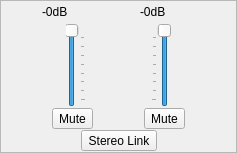
            <widget class="QFrame" name="frame_12">
             <property name="sizePolicy">
              <sizepolicy hsizetype="Expanding" vsizetype="Expanding">
               <horstretch>0</horstretch>
               <verstretch>0</verstretch>
              </sizepolicy>
             </property>
             <property name="frameShape">
              <enum>QFrame::StyledPanel</enum>
             </property>
             <property name="frameShadow">
              <enum>QFrame::Plain</enum>
             </property>
             <layout class="QVBoxLayout" name="verticalLayout_6">
              <property name="spacing">
               <number>1</number>
              </property>
              <property name="margin">
               <number>1</number>
              </property>
              <item>
               <layout class="QHBoxLayout" name="hLayout_12dB">
                <property name="spacing">
                 <number>3</number>
                </property>
                <item>
                 <spacer name="horizontalSpacer_49">
                  <property name="orientation">
                   <enum>Qt::Horizontal</enum>
                  </property>
                  <property name="sizeHint" stdset="0">
                   <size>
                    <width>40</width>
                    <height>20</height>
                   </size>
                  </property>
                 </spacer>
                </item>
                <item>
                 <widget class="QLabel" name="decibel1">
                  <property name="minimumSize">
                   <size>
                    <width>55</width>
                    <height>0</height>
                   </size>
                  </property>
                  <property name="text">
                   <string>-0dB</string>
                  </property>
                 </widget>
                </item>
                <item>
                 <spacer name="horizontalSpacer_32">
                  <property name="orientation">
                   <enum>Qt::Horizontal</enum>
                  </property>
                  <property name="sizeHint" stdset="0">
                   <size>
                    <width>40</width>
                    <height>20</height>
                   </size>
                  </property>
                 </spacer>
                </item>
                <item>
                 <widget class="QLabel" name="decibel2">
                  <property name="minimumSize">
                   <size>
                    <width>55</width>
                    <height>0</height>
                   </size>
                  </property>
                  <property name="text">
                   <string>-0dB</string>
                  </property>
                 </widget>
                </item>
                <item>
                 <spacer name="horizontalSpacer_50">
                  <property name="orientation">
                   <enum>Qt::Horizontal</enum>
                  </property>
                  <property name="sizeHint" stdset="0">
                   <size>
                    <width>40</width>
                    <height>20</height>
                   </size>
                  </property>
                 </spacer>
                </item>
               </layout>
              </item>
              <item>
               <layout class="QHBoxLayout" name="hLayout_12Vol">
                <property name="spacing">
                 <number>0</number>
                </property>
                <item>
                 <spacer name="horizontalSpacer_8">
                  <property name="orientation">
                   <enum>Qt::Horizontal</enum>
                  </property>
                  <property name="sizeHint" stdset="0">
                   <size>
                    <width>40</width>
                    <height>20</height>
                   </size>
                  </property>
                 </spacer>
                </item>
                <item>
                 <widget class="QSlider" name="sldInput1">
                  <property name="sizePolicy">
                   <sizepolicy hsizetype="Fixed" vsizetype="Expanding">
                    <horstretch>0</horstretch>
                    <verstretch>0</verstretch>
                   </sizepolicy>
                  </property>
                  <property name="minimum">
                   <number>-25600</number>
                  </property>
                  <property name="maximum">
                   <number>0</number>
                  </property>
                  <property name="singleStep">
                   <number>1000</number>
                  </property>
                  <property name="pageStep">
                   <number>10000</number>
                  </property>
                  <property name="orientation">
                   <enum>Qt::Vertical</enum>
                  </property>
                  <property name="tickPosition">
                   <enum>QSlider::TicksBelow</enum>
                  </property>
                  <property name="tickInterval">
                   <number>3276</number>
                  </property>
                 </widget>
                </item>
                <item>
                 <spacer name="horizontalSpacer">
                  <property name="orientation">
                   <enum>Qt::Horizontal</enum>
                  </property>
                  <property name="sizeHint" stdset="0">
                   <size>
                    <width>40</width>
                    <height>20</height>
                   </size>
                  </property>
                 </spacer>
                </item>
                <item>
                 <widget class="QSlider" name="sldInput2">
                  <property name="sizePolicy">
                   <sizepolicy hsizetype="Fixed" vsizetype="Expanding">
                    <horstretch>0</horstretch>
                    <verstretch>0</verstretch>
                   </sizepolicy>
                  </property>
                  <property name="minimum">
                   <number>-25600</number>
                  </property>
                  <property name="maximum">
                   <number>0</number>
                  </property>
                  <property name="singleStep">
                   <number>1000</number>
                  </property>
                  <property name="pageStep">
                   <number>10000</number>
                  </property>
                  <property name="orientation">
                   <enum>Qt::Vertical</enum>
                  </property>
                  <property name="tickPosition">
                   <enum>QSlider::TicksAbove</enum>
                  </property>
                  <property name="tickInterval">
                   <number>3276</number>
                  </property>
                 </widget>
                </item>
                <item>
                 <spacer name="horizontalSpacer_9">
                  <property name="orientation">
                   <enum>Qt::Horizontal</enum>
                  </property>
                  <property name="sizeHint" stdset="0">
                   <size>
                    <width>40</width>
                    <height>20</height>
                   </size>
                  </property>
                 </spacer>
                </item>
               </layout>
              </item>
              <item>
               <layout class="QHBoxLayout" name="hLayout_12Mute">
                <property name="spacing">
                 <number>0</number>
                </property>
                <item>
                 <spacer name="horizontalSpacer_21">
                  <property name="orientation">
                   <enum>Qt::Horizontal</enum>
                  </property>
                  <property name="sizeHint" stdset="0">
                   <size>
                    <width>40</width>
                    <height>20</height>
                   </size>
                  </property>
                 </spacer>
                </item>
                <item>
                 <widget class="QToolButton" name="muteButton1">
                  <property name="text">
                   <string>Mute</string>
                  </property>
                  <property name="checkable">
                   <bool>true</bool>
                  </property>
                 </widget>
                </item>
                <item>
                 <spacer name="horizontalSpacer_15">
                  <property name="orientation">
                   <enum>Qt::Horizontal</enum>
                  </property>
                  <property name="sizeHint" stdset="0">
                   <size>
                    <width>40</width>
                    <height>20</height>
                   </size>
                  </property>
                 </spacer>
                </item>
                <item>
                 <widget class="QToolButton" name="muteButton2">
                  <property name="text">
                   <string>Mute</string>
                  </property>
                  <property name="checkable">
                   <bool>true</bool>
                  </property>
                 </widget>
                </item>
                <item>
                 <spacer name="horizontalSpacer_22">
                  <property name="orientation">
                   <enum>Qt::Horizontal</enum>
                  </property>
                  <property name="sizeHint" stdset="0">
                   <size>
                    <width>40</width>
                    <height>20</height>
                   </size>
                  </property>
                 </spacer>
                </item>
               </layout>
              </item>
              <item>
               <layout class="QHBoxLayout" name="hLayout_12Stereo">
                <property name="spacing">
                 <number>0</number>
                </property>
                <item>
                 <spacer name="horizontalSpacer_37">
                  <property name="orientation">
                   <enum>Qt::Horizontal</enum>
                  </property>
                  <property name="sizeHint" stdset="0">
                   <size>
                    <width>40</width>
                    <height>20</height>
                   </size>
                  </property>
                 </spacer>
                </item>
                <item>
                 <widget class="QToolButton" name="linkButton12">
                  <property name="sizePolicy">
                   <sizepolicy hsizetype="Fixed" vsizetype="Fixed">
                    <horstretch>0</horstretch>
                    <verstretch>0</verstretch>
                   </sizepolicy>
                  </property>
                  <property name="text">
                   <string>Stereo Link</string>
                  </property>
                  <property name="checkable">
                   <bool>true</bool>
                  </property>
                 </widget>
                </item>
                <item>
                 <spacer name="horizontalSpacer_38">
                  <property name="orientation">
                   <enum>Qt::Horizontal</enum>
                  </property>
                  <property name="sizeHint" stdset="0">
                   <size>
                    <width>40</width>
                    <height>20</height>
                   </size>
                  </property>
                 </spacer>
                </item>
               </layout>
              </item>
             </layout>
            </widget>
